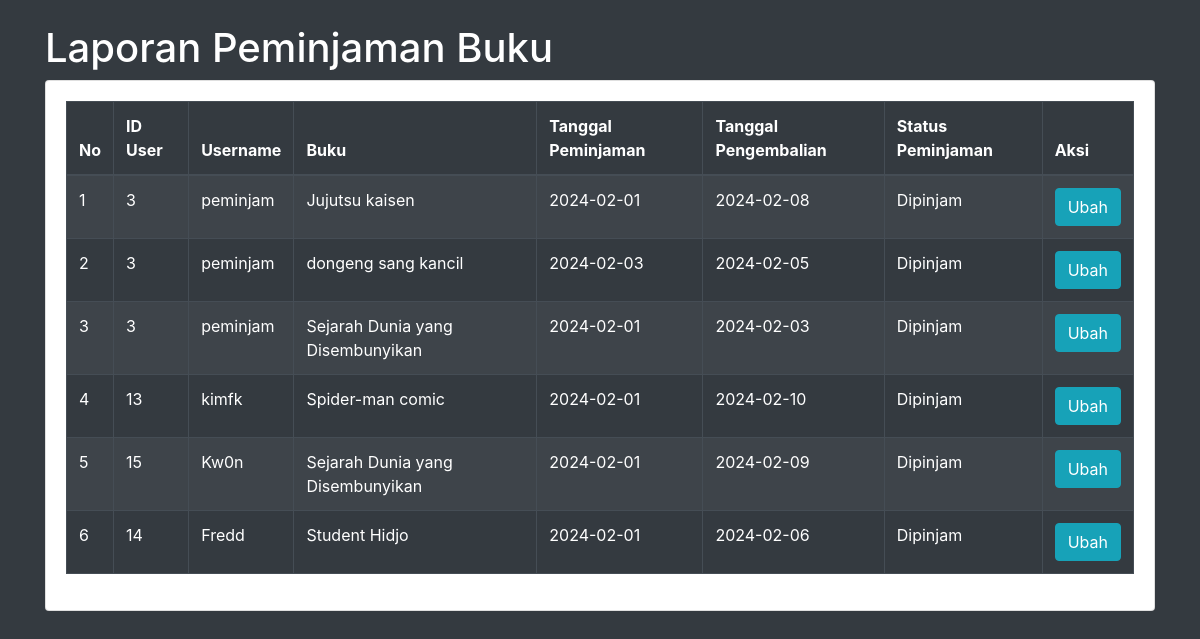
Screenshot of /peminjaman.php with the database file from the repository.
### tables this page shows
CREATE TABLE `t_peminjaman` (
  `peminjamanID` int(11) NOT NULL,
  `userID` int(11) DEFAULT NULL,
  `bukuID` int(11) DEFAULT NULL,
  `tgl_peminjaman` date DEFAULT NULL,
  `tgl_pengembalian` date DEFAULT NULL,
  `statusPeminjaman` varchar(50) DEFAULT NULL
);

CREATE TABLE `t_user` (
  `userID` int(11) NOT NULL,
  `username` varchar(255) DEFAULT NULL,
  `password` varchar(255) DEFAULT NULL,
  `email` varchar(255) DEFAULT NULL,
  `telp` varchar(14) DEFAULT NULL,
  `namaLengkap` varchar(150) DEFAULT NULL,
  `alamat` text DEFAULT NULL,
  `level` enum('admin','petugas','anggota','') DEFAULT NULL
);

CREATE TABLE `t_buku` (
  `bukuID` int(11) NOT NULL,
  `judul` varchar(255) DEFAULT NULL,
  `penulis` varchar(255) DEFAULT NULL,
  `penerbit` varchar(255) DEFAULT NULL,
  `tahunTerbit` int(11) DEFAULT NULL,
  `stok` int(11) DEFAULT NULL
);

### peminjaman.php (the view, shortened to what this page needs)
<!DOCTYPE html>
<html lang="en">
<head>
    <link href="https://stackpath.bootstrapcdn.com/bootstrap/4.5.2/css/bootstrap.min.css" rel="stylesheet">
</head>
<body class="bg-dark">
    <div class="container">
        <h1 class="text-white mt-4">Laporan Peminjaman Buku</h1>
        <div class="card">
            <div class="card-body">
                <div class="row">
                    <div class="col-md-12">
                        <div class="table-responsive">
                            <table class="table table-bordered table-striped table-dark" id="dataTable" width="100%" cellspacing="0">
                                <thead>
                                    <tr class="text-white">
                                        <th>No</th>
                                        <th>ID User</th>
                                        <th>Username</th>
                                        <th>Buku</th>
                                        <th>Tanggal Peminjaman</th>
                                        <th>Tanggal Pengembalian</th>
                                        <th>Status Peminjaman</th>
                                        <?php
                                        if ($_SESSION['t_user']['level'] != 'anggota') {
                                            echo '<th>Aksi</th>';
                                        }
                                        ?>
                                    </tr>
                                </thead>
                                <tbody>
                                    <?php
$i = 1;
$query = mysqli_query($koneksi, "SELECT t_peminjaman.*, t_buku.judul, t_user.username
                                    FROM t_peminjaman
                                    LEFT JOIN t_buku ON t_buku.bukuID = t_peminjaman.bukuID
                                    LEFT JOIN t_user ON t_user.userID = t_peminjaman.userID");
while($data = mysqli_fetch_array($query)){
?>
<tr class="text-white">
    <td><?php echo $i++; ?></td>
    <td><?php echo $data['userID']; ?></td>
    <td><?php echo $data['username']; ?></td>
    <td><?php echo $data['judul']; ?></td>
    <td><?php echo $data['tgl_peminjaman']; ?></td>
    <td><?php echo $data['tgl_pengembalian']; ?></td>
    <td><?php echo $data['statusPeminjaman']; ?></td>
    <?php
    if ($_SESSION['t_user']['level'] != 'anggota') {
        echo '<td><a href="?page=peminjaman_ubah&&id='.$data['peminjamanID'].'" class="btn btn-info">Ubah</a></td>';
    }
    ?>
</tr>
<?php
}
?>
                                </tbody>
                            </table>
                        </div>
                    </div>
                </div>
            </div>
        </div>
    </div>
</body>
</html>

### peminjaman.php (style rules this page uses)
.text-white { color: #fff; }

### rows the page displays
t_peminjaman: userID "3", userID.username "peminjam", bukuID.judul "Jujutsu kaisen", tgl_peminjaman "2024-02-01", tgl_pengembalian "2024-02-08", statusPeminjaman "Dipinjam"
t_peminjaman: userID "3", userID.username "peminjam", bukuID.judul "dongeng sang kancil", tgl_peminjaman "2024-02-03", tgl_pengembalian "2024-02-05", statusPeminjaman "Dipinjam"
t_peminjaman: userID "3", userID.username "peminjam", bukuID.judul "Sejarah Dunia yang Disembunyikan", tgl_peminjaman "2024-02-01", tgl_pengembalian "2024-02-03", statusPeminjaman "Dipinjam"
t_peminjaman: userID "13", userID.username "kimfk", bukuID.judul "Spider-man comic", tgl_peminjaman "2024-02-01", tgl_pengembalian "2024-02-10", statusPeminjaman "Dipinjam"
t_peminjaman: userID "15", userID.username "Kw0n", bukuID.judul "Sejarah Dunia yang Disembunyikan", tgl_peminjaman "2024-02-01", tgl_pengembalian "2024-02-09", statusPeminjaman "Dipinjam"
t_peminjaman: userID "14", userID.username "Fredd", bukuID.judul "Student Hidjo", tgl_peminjaman "2024-02-01", tgl_pengembalian "2024-02-06", statusPeminjaman "Dipinjam"
